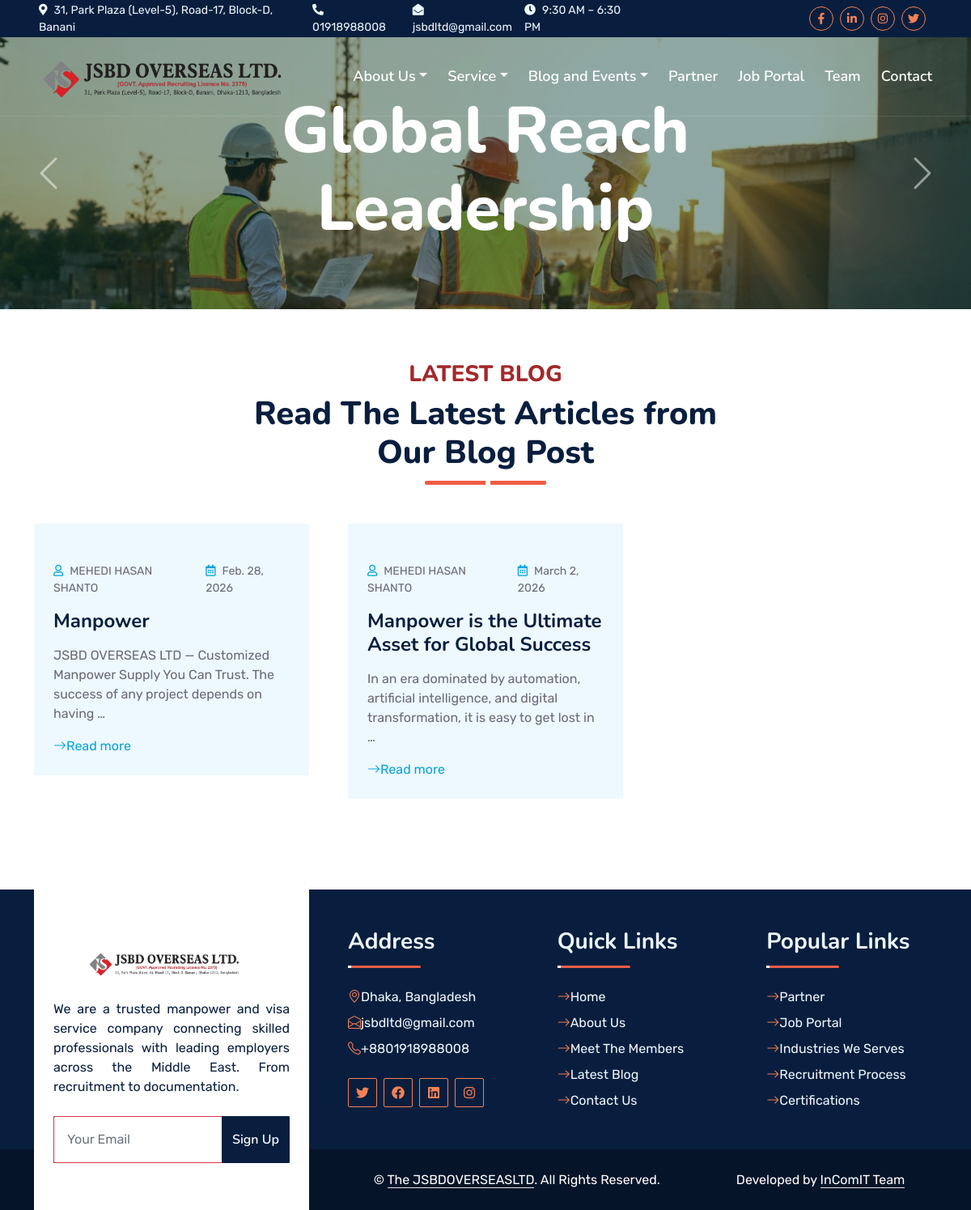
Screenshot of /blog/ with the database file from the repository.
### vlogs/models.py (models this page shows, shortened)
class Blog(models.Model):
    title = models.CharField(max_length=200)
    slug = models.SlugField(max_length=220, unique=True, blank=True, null=True)
    content = models.TextField()
    publication_date = models.DateField(auto_now_add=True)
    author = models.CharField(max_length=100)
    image = models.ImageField(upload_to='photos/blog_images/', null=True, blank=True)
    reference_link = models.URLField(max_length = 200, blank=True, null=True)

### vlogs/views.py (the view)
# urls.py: path('blog/', views.blog, name='blog'),
def blog(request):
    blogs = Blog.objects.all()
    return render(request, 'blog.html', {'blogs': blogs})

### vlogs/templates/blog.html (shortened to what this page needs)
{% extends 'index.html' %} {% block body%} {% load static %}
<body>
  <div class="container-fluid position-relative p-0">
    <nav class="navbar navbar-expand-lg navbar-dark px-5 py-3 py-lg-0">
      <a href="{% url 'logo' %}" class="navbar-brand p-0">
        <h1 class="m-0">
          <img
            class="w-100"
            src="{% static 'img/logo/xlogo.png' %}"
            height="80px"
            width="100px"
            alt="Image"
          />
        </h1>
      </a>
      <div class="collapse navbar-collapse" id="navbarCollapse">
        <div class="navbar-nav ms-auto py-0">
          <div class="nav-item dropdown">
            <a
              href="#"
              class="nav-link dropdown-toggle"
              data-bs-toggle="dropdown"
              >About Us</a
            >
          </div>
          <div class="nav-item dropdown">
            <a
              href="#"
              class="nav-link dropdown-toggle"
              data-bs-toggle="dropdown"
              >Service</a
            >
          </div>
          <div class="nav-item dropdown">
            <a
              href="#"
              class="nav-link dropdown-toggle"
              data-bs-toggle="dropdown"
              >Blog and Events</a
            >
          </div>
         <a href="{% url 'parthner' %}" class="nav-item nav-link">Partner</a>
         <a href="{% url 'job_list' %}" class="nav-item nav-link">Job Portal</a>
         <a href="{% url 'leaders' %}" class="nav-item nav-link">Team</a>
         <a href="{% url 'contact' %}" class="nav-item nav-link">Contact</a>
        </div>
      </div>
    </nav>
    <div
      id="header-carousel"
      class="carousel slide carousel-fade"
      data-bs-ride="carousel"
    >
      <div class="carousel-inner">
        <div class="carousel-item active">
          <img class="w-100" src="{% static 'img/map.jpeg'%}" alt="Image" />
          <div
            class="carousel-caption d-flex flex-column align-items-center justify-content-center"
          >
            <div class="p-3" style="max-width: 900px">
              <h1 class="display-1 text-white mb-md-4 animated zoomIn">
                Global Reach Leadership
              </h1>
            </div>
          </div>
        </div>
      </div>
      <button
        class="carousel-control-prev"
        type="button"
        data-bs-target="#header-carousel"
        data-bs-slide="prev"
      >
        <span class="carousel-control-prev-icon" aria-hidden="true"></span>
      </button>
      <button
        class="carousel-control-next"
        type="button"
        data-bs-target="#header-carousel"
        data-bs-slide="next"
      >
        <span class="carousel-control-next-icon" aria-hidden="true"></span>
      </button>
    </div>
  </div>
  <div class="container-fluid py-3 wow fadeInUp" data-wow-delay="0.1s">
    <div class="container py-5">
      <div
        class="section-title text-center position-relative pb-3 mb-5 mx-auto"
        style="max-width: 600px"
      >
       <h3 class="fw-bold" style="color: #a4282a; text-transform: uppercase">Latest Blog </h3>
      <h1 class="mb-0">Read The Latest Articles from Our Blog Post</h1>
      </div>
      <div class="row g-5">
        {% for blog in blogs  %}
        <div class="col-lg-4 wow slideInUp" data-wow-delay="0.3s">
          <div class="blog-item bg-light rounded overflow-hidden">
            <div class="blog-img position-relative overflow-hidden">
            </div>
            <div class="p-4">
              <div class="d-flex mb-3">
                <small class="me-3"
                  ><i class="far fa-user text-primary me-2"></i>{{blog.author}}</small
                >
                <small
                  ><i class="far fa-calendar-alt text-primary me-2"></i>{{blog.publication_date}}</small
                >
              </div>
              <a href="{% url 'blog_details' blog.slug %}" class="read-more bi ">
                  <h4 class="mb-3">{{blog.title}}</h4>
              </a>
              <p>{{ blog.content|truncatewords:18 }}</p>
               <a href="{% url 'blog_details' blog.slug %}" class="read-more bi bi-arrow-right ">Read more</a>
            </div>
          </div>
        </div>
     {% endfor %}
      </div>
    </div>
  </div>
  {% endblock %}

### static/css/style.css (style rules this page uses)
:root { --primary: #f05d44; --secondary: #f05d44; --light: #f05d44; --dark: #a4282a; }
h1, h2, .fw-bold { font-weight: 800 !important; }
h3, h4, .fw-semi-bold { font-weight: 700 !important; }
.navbar-dark .navbar-nav .nav-link { font-family: 'Nunito', sans-serif; position: relative; margin-left: 25px; padding: 35px 0; color: #FFFFFF; font-size: 18px; font-weight: 600; outline: none; transition: .5s; }
.navbar-dark .navbar-brand h1 { color: #FFFFFF; }
@media (min-width: 992px) { .navbar-dark { position: absolute; width: 100%; top: 0; left: 0; border-bottom: 1px solid rgba(256, 256, 256, .1); z-index: 999; } }
@media (min-width: 992px) { .navbar-dark .navbar-nav .nav-link::before { position: absolute; content: ""; width: 0; height: 2px; bottom: -1px; left: 50%; background: var(--primary); transition: .5s; } }
.carousel-caption { top: 0; left: 0; right: 0; bottom: 0; background: rgba(9, 62, 55, .45); z-index: 1; }
.carousel-control-prev, .carousel-control-next { width: 10%; }
.carousel-control-prev-icon, .carousel-control-next-icon { width: 3rem; height: 3rem; }
.section-title::before { position: absolute; content: ""; width: 150px; height: 5px; left: 0; bottom: 0; background: var(--primary); border-radius: 2px; }
.section-title.text-center::before { left: 50%; margin-left: -75px; }
.section-title::after { position: absolute; content: ""; width: 6px; height: 5px; bottom: 0px; background: #FFFFFF; -webkit-animation: section-title-run 5s infinite linear; animation: section-title-run 5s infinite linear; }
.section-title.text-center::after { -webkit-animation: section-title-run-center 5s infinite linear; animation: section-title-run-center 5s infinite linear; }

### rows the page displays
Blog: author "MEHEDI HASAN SHANTO", publication_date "Feb. 28, 2026", title "Manpower", content "JSBD OVERSEAS LTD — Customized Manpower Supply You Can Trust. The success of any project depends on having …"
Blog: author "MEHEDI HASAN SHANTO", publication_date "March 2, 2026", title "Manpower is the Ultimate Asset for Global Success", content "In an era dominated by automation, artificial intelligence, and digital transformation, it is easy to get lost in …"
